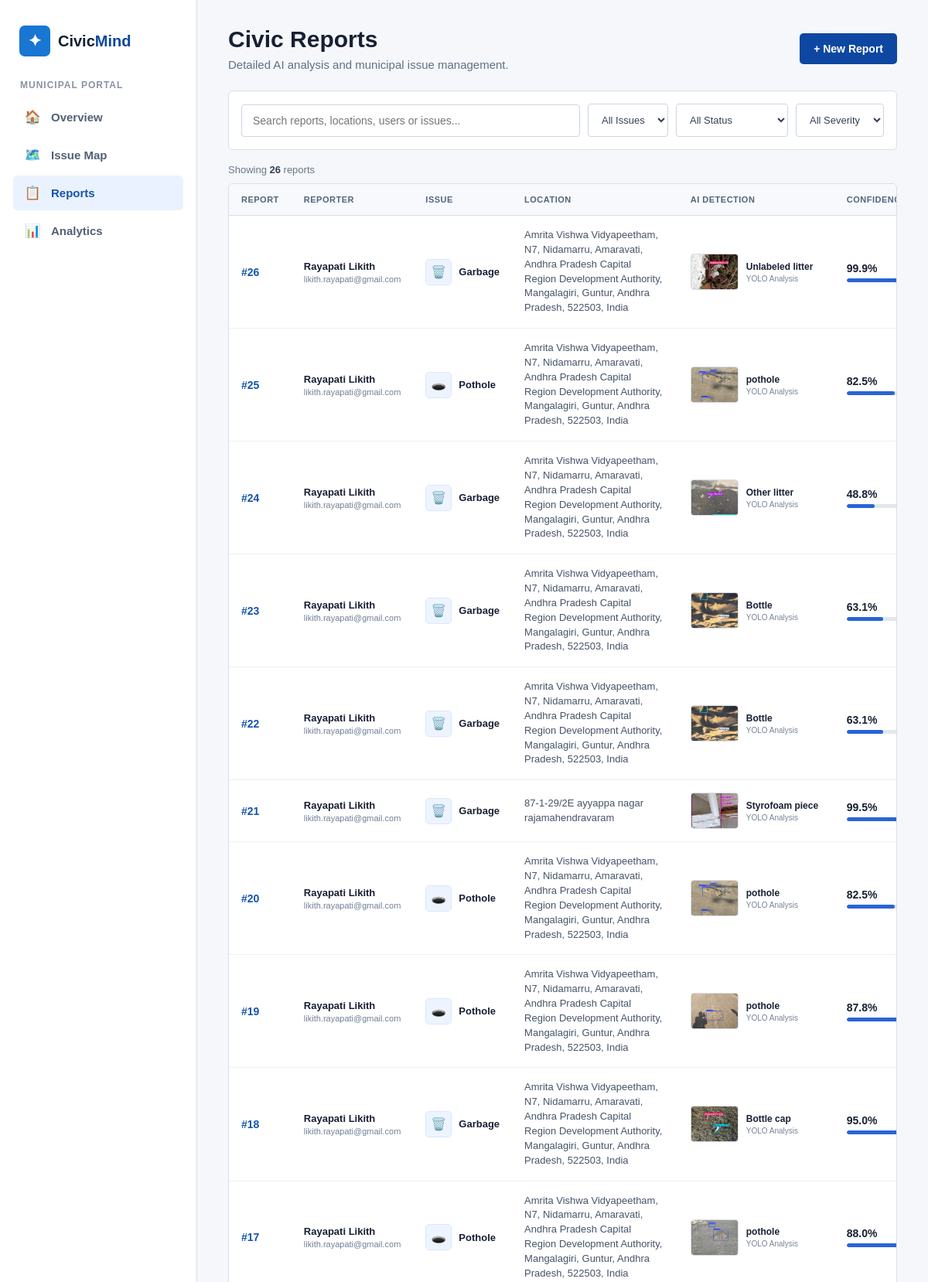
The app's page /dashboard/reports (signed in, upper part) with its own data.
### tables this page shows
CREATE TABLE reports (
            id INTEGER PRIMARY KEY AUTOINCREMENT,
            user_id INTEGER NOT NULL,
            location TEXT NOT NULL,
            issue TEXT NOT NULL,
            description TEXT NOT NULL,
            image TEXT,
            detected_image TEXT,
            confidence REAL,
            detected_issue TEXT,
            priority TEXT,
            status TEXT DEFAULT 'Pending', created_at TEXT, reviewed_at TEXT, work_started_at TEXT, completed_at TEXT, duplicate_of INTEGER, duplicate_score REAL, severity_score REAL, severity_level TEXT, latitude REAL, longitude REAL,

            FOREIGN KEY (user_id)
            REFERENCES users(id)
        );

CREATE TABLE users (
            id INTEGER PRIMARY KEY AUTOINCREMENT,
            name TEXT NOT NULL,
            email TEXT NOT NULL UNIQUE,
            password_hash TEXT NOT NULL
        );

### app.py (the view, shortened to what this page needs)
@app.route("/dashboard/reports")
def dashboard_reports():
    conn = get_db()
    reports = conn.execute(
        """
        SELECT
            reports.*,
            users.name,
            users.email

        FROM reports

        JOIN users
        ON reports.user_id = users.id

        ORDER BY reports.id DESC
        """
    ).fetchall()
    conn.close()
    area_counts = count_area_reports(reports)
    return render_template(
        "reports.html",
        reports=reports,
        area_counts=area_counts
    )

### app.py (called while the page is built, shortened)
def normalize_text(text):
    text = text or ""
    text = text.lower()
    text = re.sub(r"[^a-z0-9\s]", " ", text)
    text = re.sub(r"\s+", " ", text)
    return text.strip()

def text_similarity(text1, text2):
    text1 = normalize_text(text1)
    text2 = normalize_text(text2)
    if not text1 or not text2:
        return 0.0
    return SequenceMatcher(None, text1, text2).ratio()

def location_similarity(location1, location2):
    location1 = location1 or ""
    location2 = location2 or ""
    pattern = r"(-?\d+(?:\.\d+)?)[,\s]+(-?\d+(?:\.\d+)?)"
    match1 = re.search(pattern, location1)
    match2 = re.search(pattern, location2)
    return text_similarity(location1, location2)

def count_area_reports(reports):
    area_counts = {}
    for report in reports:
        count = 0
        for other_report in reports:
            similarity = location_similarity(
                report["location"],
                other_report["location"]
            )
            if similarity >= 0.5:
                count += 1
        area_counts[report["id"]] = count
    return area_counts

def get_db():
    conn = sqlite3.connect(
        DATABASE
    )
    conn.row_factory = sqlite3.Row
    return conn

### templates/reports.html (shortened to what this page needs)
<!DOCTYPE html>
<html lang="en">
<head>
</head>
<body>
<div class="app">
    <aside class="sidebar">
        <div class="brand">
            <div class="brand-icon">
                ✦
            </div>
            <div class="brand-name">
                Civic<span>Mind</span>
            </div>
        </div>
        <div class="portal-label">
            Municipal Portal
        </div>
        <nav class="nav-menu">
            <a href="/dashboard"
               class="nav-item">
                <span class="nav-icon">🏠</span>
                <span class="nav-text">
                    Overview
                </span>
            </a>
            <a href="/dashboard/map"
               class="nav-item">
                <span class="nav-icon">🗺️</span>
                <span class="nav-text">
                    Issue Map
                </span>
            </a>
            <a href="/dashboard/reports"
               class="nav-item active">
                <span class="nav-icon">📋</span>
                <span class="nav-text">
                    Reports
                </span>
            </a>
            <a href="/dashboard/analytics"
               class="nav-item">
                <span class="nav-icon">📊</span>
                <span class="nav-text">
                    Analytics
                </span>
            </a>
        </nav>
    </aside>
    <main class="main">
        <div class="topbar">
            <div class="title">
                <h1>
                    Civic Reports
                </h1>
                <p>
                    Detailed AI analysis and municipal issue management.
                </p>
            </div>
            <a href="/report"
               class="new-report">
                + New Report
            </a>
        </div>
        <div class="toolbar">
            <input
                type="text"
                id="searchInput"
                class="search"
                placeholder="Search reports, locations, users or issues..."
            >
            <select id="issueFilter"
                    class="filter">
                <option value="all">
                    All Issues
                </option>
            </select>
            <select id="statusFilter"
                    class="filter">
                <option value="all">
                    All Status
                </option>
            </select>
            <select id="severityFilter"
                    class="filter">
                <option value="all">
                    All Severity
                </option>
            </select>
        </div>
        {% if reports %}
        <div class="report-count">
            Showing
            <strong id="visibleCount">
                {{ reports|length }}
            </strong>
            reports
        </div>
        <div class="table-card">
            <div class="table-wrapper">
                <table id="reportsTable">
                    <thead>
                    <tr>
                        <th>
                            Report
                        </th>
                        <th>
                            Reporter
                        </th>
                        <th>
                            Issue
                        </th>
                        <th>
                            Location
                        </th>
                        <th>
                            AI Detection
                        </th>
                        <th>
                            Confidence
                        </th>
                    </tr>
                    </thead>
                    <tbody>
                    {% for report in reports %}
                    <tr
                        data-issue="{{ report['issue']|lower }}"
                        data-status="{{ report['status'] }}"
                        data-severity="{{ report['severity_level'] or '' }}"
                    >
                        <td>
                            <span class="report-id">
                                #{{ report["id"] }}
                            </span>
                        </td>
                        <td>
                            <div class="user-name">
                                {{ report["name"] }}
                            </div>
                            <div class="user-email">
                                {{ report["email"] }}
                            </div>
                        </td>
                        <td>
                            <div class="issue-cell">
                                <div class="issue-icon">
                                    {% if report["issue"]|lower == "garbage" %}
                                        🗑️
                                    {% else %}
                                        🕳️
                                    {% endif %}
                                </div>
                                {{ report["issue"] }}
                            </div>
                        </td>
                        <td>
                            <div class="location">
                                {{ report["location"] }}
                            </div>
                        </td>
                        <td>
                            <div class="ai-detection">
                                {% if report["detected_image"] %}
                                <img
                                    class="detection-image"
                                    src="{{ url_for(
                                        'static',
                                        filename='detections/' + report['detected_image']
                                    ) }}"
                                    alt="AI detection"
                                >
                                {% endif %}
                                <div>
                                    <div class="ai-name">
                                        {{ report["detected_issue"] or "Not detected" }}
                                    </div>
                                    <div class="ai-label">
                                        YOLO Analysis
                                    </div>
                                </div>
                            </div>
                        </td>
                        <td>
                            {% if report["confidence"] is not none %}
                            <div class="confidence-wrap">
                                <div class="confidence-value">
                                    {{ "%.1f"|format(
                                        report["confidence"] * 100
                                    ) }}%
                                </div>
                                <div class="confidence-bar">
                                    <div
                                        class="confidence-fill"
                                        style="width: {{ report['confidence'] * 100 }}%;"
                                    ></div>
                                </div>
                            </div>
                            {% else %}
                            <span>
                                N/A
                            </span>
                            {% endif %}
                        </td>
                    </tr>
                    {% endfor %}
                    </tbody>
                </table>
            </div>
        </div>
        {% endif %}
    </main>
</div>
</body>
</html>

### records on screen
reports: id "26", name "Rayapati Likith", email "likith.rayapati@gmail.com", issue "Garbage", location "Amrita Vishwa Vidyapeetham, N7, Nidamarru, Amaravati, Andhra Pradesh Capital Region Development Authority, Mangalagiri, Guntur, Andhra Pradesh, 522503, India", detected_image (picture), detected_issue "Unlabeled litter", confidence "99.9"
reports: id "25", name "Rayapati Likith", email "likith.rayapati@gmail.com", issue "Pothole", location "Amrita Vishwa Vidyapeetham, N7, Nidamarru, Amaravati, Andhra Pradesh Capital Region Development Authority, Mangalagiri, Guntur, Andhra Pradesh, 522503, India", detected_image (picture), detected_issue "pothole", confidence "82.5"
reports: id "24", name "Rayapati Likith", email "likith.rayapati@gmail.com", issue "Garbage", location "Amrita Vishwa Vidyapeetham, N7, Nidamarru, Amaravati, Andhra Pradesh Capital Region Development Authority, Mangalagiri, Guntur, Andhra Pradesh, 522503, India", detected_image (picture), detected_issue "Other litter", confidence "48.8"
reports: id "23", name "Rayapati Likith", email "likith.rayapati@gmail.com", issue "Garbage", location "Amrita Vishwa Vidyapeetham, N7, Nidamarru, Amaravati, Andhra Pradesh Capital Region Development Authority, Mangalagiri, Guntur, Andhra Pradesh, 522503, India", detected_image (picture), detected_issue "Bottle", confidence "63.1"
reports: id "22", name "Rayapati Likith", email "likith.rayapati@gmail.com", issue "Garbage", location "Amrita Vishwa Vidyapeetham, N7, Nidamarru, Amaravati, Andhra Pradesh Capital Region Development Authority, Mangalagiri, Guntur, Andhra Pradesh, 522503, India", detected_image (picture), detected_issue "Bottle", confidence "63.1"
reports: id "21", name "Rayapati Likith", email "likith.rayapati@gmail.com", issue "Garbage", location "87-1-29/2E ayyappa nagar rajamahendravaram", detected_image (picture), detected_issue "Styrofoam piece", confidence "99.5"
reports: id "20", name "Rayapati Likith", email "likith.rayapati@gmail.com", issue "Pothole", location "Amrita Vishwa Vidyapeetham, N7, Nidamarru, Amaravati, Andhra Pradesh Capital Region Development Authority, Mangalagiri, Guntur, Andhra Pradesh, 522503, India", detected_image (picture), detected_issue "pothole", confidence "82.5"
reports: id "19", name "Rayapati Likith", email "likith.rayapati@gmail.com", issue "Pothole", location "Amrita Vishwa Vidyapeetham, N7, Nidamarru, Amaravati, Andhra Pradesh Capital Region Development Authority, Mangalagiri, Guntur, Andhra Pradesh, 522503, India", detected_image (picture), detected_issue "pothole", confidence "87.8"
reports: id "18", name "Rayapati Likith", email "likith.rayapati@gmail.com", issue "Garbage", location "Amrita Vishwa Vidyapeetham, N7, Nidamarru, Amaravati, Andhra Pradesh Capital Region Development Authority, Mangalagiri, Guntur, Andhra Pradesh, 522503, India", detected_image (picture), detected_issue "Bottle cap", confidence "95.0"
reports: id "17", name "Rayapati Likith", email "likith.rayapati@gmail.com", issue "Pothole", location "Amrita Vishwa Vidyapeetham, N7, Nidamarru, Amaravati, Andhra Pradesh Capital Region Development Authority, Mangalagiri, Guntur, Andhra Pradesh, 522503, India", detected_image (picture), detected_issue "pothole", confidence "88.0"

### other values on screen
{{ reports|length }} "26"
